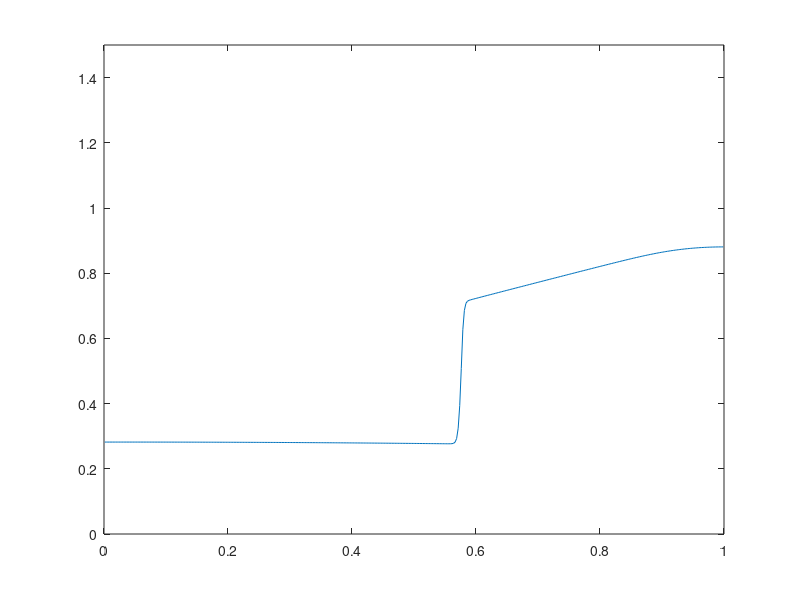

Reproduce this figure in MATLAB.
clear all;

% Reseni pocatecni ulohy pro rovnice melke vody
%   h_t + (uh)_x = 0
%   (hu)_t + (hu^2 + gh^2/2)_x = 0
%
%   rovnice resime ve tvaru W_t + F(W)_x = 0, kde
%   W = [h, q], F(W) = [q, q^2/h + gh^2/2] kde q = hu
%

g = 10;

% Delka intervalu a pocet bunek
L = 1;
n = 400;

dx = L / n;
x = dx/2:dx:(L-dx/2);

W(1:2,1:n)  = 0;

% Pocatecni podminka
for i = 1:n
  if (x(i)<0.5)
    W(1,i) = 1.0;
  else
    W(1,i) = 0.01;
  end
end

plot(x, W(1,:)); axis([0 1 0 1.5]);
disp("Stiskni enter pro pokracovani"); pause;
t = 0;

for iter = 1:(5*n)

    h = W(1,:);
    q = W(2,:);
    u = q ./ h;

    % Vypocet fyzikalniho toku
    FF(1,:) = q;
    FF(2,:) = q.^2./h + g*h.^2/2;

    % Vypocet spektralniho polomeru jakobianu
    sigma = abs(u) + sqrt(g*h);
    %

    dt = 0.4 * dx / max(sigma);

    % Numericky tok na leve a prave casti intervalu
    W0  = [ h(1); -q(1) ];
    FF0 = [-FF(1,1); FF(2,1)] ;
    s = sigma(1);
    F(:,1) = (FF0+FF(:,1))/2 - s/2*(W(:,1)-W0);

    WL  = [ h(n); -q(n) ];
    FFL = [-FF(1,n); FF(2,n)] ;
    s = sigma(n);
    F(:,n+1) = (FFL+FF(:,n))/2 - s/2*(WL-W(:,n));

    % Numericky tok f
    for i = 2:n
	s = max(sigma(i-1),sigma(i));
	F(:,i) = (FF(:,i-1)+FF(:,i))/2 - s/2*(W(:,i)-W(:,i-1));
    end

    W(:,1:n) = W(:,1:n) - dt/dx * (F(:,2:n+1) - F(:,1:n));
    t = t + dt;

    if (mod(iter,10)==0)
      plot(x, W(1,:)); axis([0 1 0 1.5]);
      pause(0.1);
    end
end



